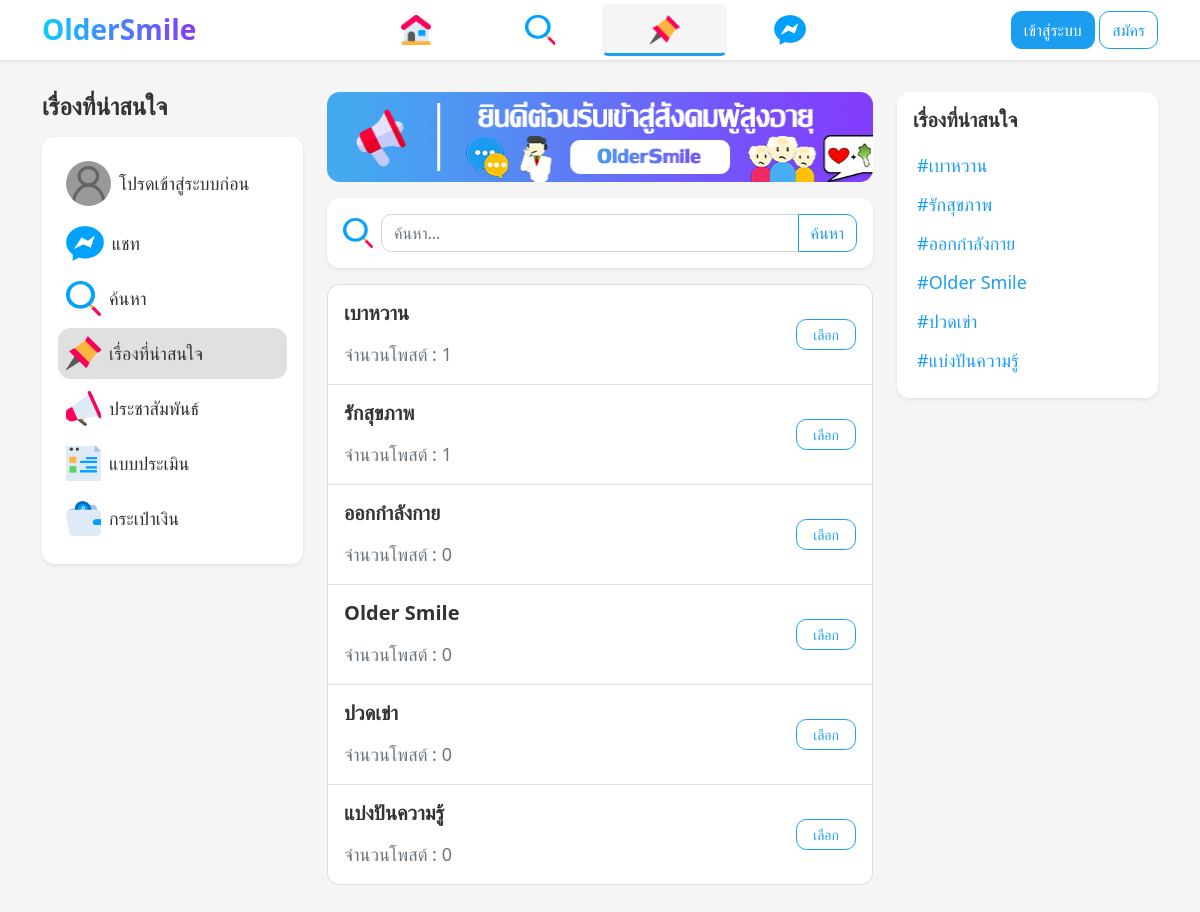
The app's page /category.php with its own data.
### tables this page shows
CREATE TABLE `post` (
  `post_id` int(11) NOT NULL,
  `user_id` int(11) NOT NULL,
  `cat_id` int(11) NOT NULL,
  `post_body` text NOT NULL,
  `post_media` varchar(60) NOT NULL,
  `post_created` varchar(30) NOT NULL
);

CREATE TABLE `category` (
  `cat_id` int(11) NOT NULL,
  `cat_name` varchar(255) NOT NULL
);

### conn.php (called while the page is built, shortened)
<?php
$host = 'localhost';
$user = 'root';
$pass = '';
$dbname = 'oldersmile_260166';
$conn = mysqli_connect($host, $user, $pass, $dbname);
mysqli_query($conn,"SET NAMES UTF8");
mysqli_query($conn, "DELETE FROM advert WHERE ad_point <= 0");
$cat_all = mysqli_query($conn, "SELECT * FROM category WHERE NOT cat_id = 1");

### category.php (the view, shortened to what this page needs)
<?php
include('conn.php');
$sql = "SELECT *,COUNT(p.cat_id) AS count,c.cat_id AS cat_id FROM category AS c LEFT JOIN post AS p ON c.cat_id = p.cat_id WHERE NOT c.cat_id = 1 GROUP BY c.cat_id";
$query = mysqli_query($conn, $sql);
?>
<!DOCTYPE html>
<html lang="en">
<head>
    <link rel="stylesheet" href="boostrap/bootstrap.min.css">
    <link rel="stylesheet" href="css/base.css">
    <link rel="stylesheet" href="css/style.css">
</head>
<body>
    <?php include('component/navbar.php'); ?>
    <div class="container pb-5">
        <div class="row gy-3 mt-2 mt-lg-3">
            <div class="col-md-4 col-lg-3 d-none d-md-block">
                <?php include('component/sidebar.php'); ?>
            </div>
            <div class="col-md-8 col-lg-6">
                <img src="img/banner.png" alt="" class="mb-3 rounded-4 w-100">
                <div class="card shadow-sm mb-3">
                    <div class="card-body">
                        <form action="" method="get" class="d-flex align-items-center">
                            <img src="icon/search.png" width="30" height="30" alt="" class="me-2">
                            <div class="input-group">
                                <input type="text" name="search" placeholder="ค้นหา..." id="" class="form-control">
                                <button type="submit" class="btn btn-outline-primary">ค้นหา</button>
                            </div>
                        </form>
                    </div>
                </div>
                <ul class="list-group">
                    <?php foreach($query as $row): ?>
                    <li class="list-group-item list-group-item-action d-flex align-items-center justify-content-between py-3">
                        <a href="index.php?cat_id=<?php echo $row['cat_id'] ?>&cat_name=<?php echo $row['cat_name'] ?>">
                            <h5><?php echo $row['cat_name'] ?></h5>
                            <p class="mt-3 text-muted">จำนวนโพสต์ : <?php echo $row['count'] ?></p>
                        </a>
                        <a href="index.php?cat_id=<?php echo $row['cat_id'] ?>&cat_name=<?php echo $row['cat_name'] ?>" class="btn btn-outline-primary px-3 btn-sm">เลือก</a>
                    </li>
                    <?php endforeach; ?>
                </ul>
            </div>
            <div class="col-md-3 d-none d-lg-block">
                <?php include('component/aside.php'); ?>
            </div>
        </div>
    </div>
</body>
</html>

### component/aside.php (shortened to what this page needs)
<div class="card shadow-sm position-sticky" style="top:70px">
    <div class="card-body cat_bar">
        <h5 class="mb-3">เรื่องที่น่าสนใจ</h5>
        <?php foreach($cat_all as $cat2): ?>
        <a href="index.php?cat_id=<?php echo $cat2['cat_id'] ?>&cat_name=<?php echo $cat2['cat_name'] ?>" class="rounded-4 d-block mb-1 p-1 text-primary">#<?php echo $cat2['cat_name'] ?></a>
        <?php endforeach; ?>
    </div>
</div>

### css/base.css (style rules this page uses)
body { background-color: #f5f5f5!important; font-family: system-ui, -apple-system, BlinkMacSystemFont, 'Segoe UI', Roboto, Oxygen, Ubuntu, Cantarell, 'Open Sans', 'Helvetica Neue', sans-serif!important; font-size: 18px!important; font-weight: 500!important; margin: 0!important; padding: 0!important; }
h1,h2,h3,h4,h5,h6 { font-weight: 600!important; }
ul li { list-style: none!important; }
img, video { object-fit: cover!important; }
.rounded-4 { border-radius: 0.8rem!important; }
.btn, .form-control, .form-select, .form-control-plaintext { border-radius: 0.65rem!important; }
.text-primary { color: #1b9df0!important; }
.btn-outline-primary { background-color: transparent!important; color: #1b9df0!important; border-color: #1b9df0!important; }
.input-group input[type=text].form-control { border-top-right-radius: 0!important; border-bottom-right-radius: 0!important; }
.input-group .btn { border-top-left-radius: 0!important; border-bottom-left-radius: 0!important; }

### css/style.css (style rules this page uses)
body { background-image: url()!important; background-position: top left!important; background-repeat: no-repeat!important; background-size: cover!important; background-attachment: fixed!important; }
.container { max-width: 1140px!important; }
.active-menu a, .cat_bar a, .navbar ul .nav-link { transition: all 0.2s!important; }
.card { border-radius: 0.8rem!important; background-color: #fff!important; border: none!important; }
.card-header, .modal-content, .list-group { border-top-left-radius: 0.8rem!important; border-top-right-radius: 0.8rem!important; }
.card-footer, .modal-content, .list-group { border-bottom-left-radius: 0.8rem!important; border-bottom-right-radius: 0.8rem!important; }

### records on screen
post: cat.cat_name "เบาหวาน", count "1"
post: cat.cat_name "รักสุขภาพ", count "1"
category: cat_name "ออกกำลังกาย", count "0"
category: cat_name "Older Smile", count "0"
category: cat_name "ปวดเข่า", count "0"
category: cat_name "แบ่งปันความรู้", count "0"
category: cat_name "เบาหวาน"
category: cat_name "รักสุขภาพ"
